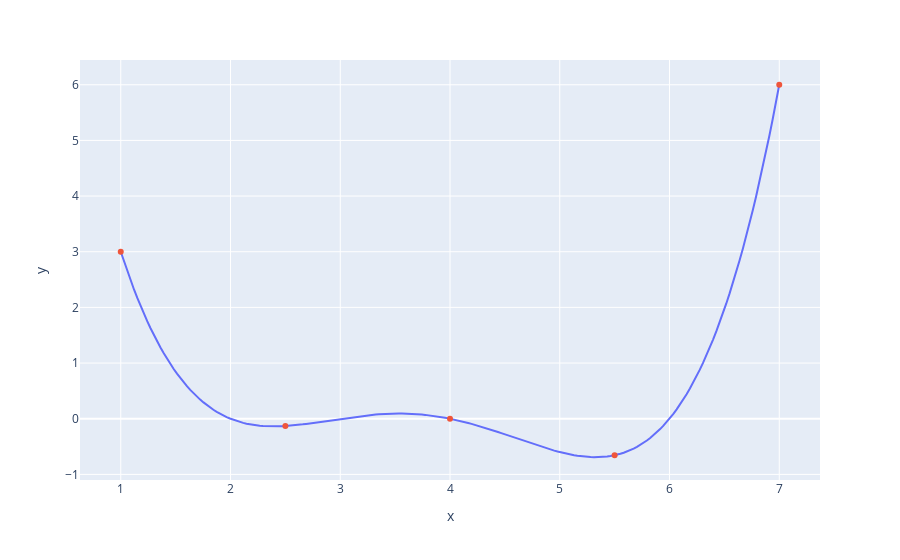

This figure's notebook cell:
### Markdown cell above
This process is essentially the same as before where we made a graphical plot, it's just that we're only looking at 20 selected points.

### Code cell
xs = np.linspace(1, 7, 200)
sparse_xs = np.linspace(1, 7, 5)

ys = arbitrary(xs)
sparse_ys = arbitrary(sparse_xs)

fig = px.line(x = xs, y = arbitrary(xs))
fig.add_scatter(x = sparse_xs, y = arbitrary(sparse_xs), mode = "markers")
fig.update_layout(showlegend= False)
fig.show()

### Figure 1 — Plotly figure (JSON) as saved in the notebook; plotly's stock layout.template omitted (floating-point values rounded to 4 significant figures; data arrays with more than 128 entries replaced by an {"elided": "..."} marker saying what was removed)
{"data": [{"hovertemplate": "x=%{x}<br>y=%{y}<extra></extra>", "legendgroup": "", "line": {"color": "#636efa", "dash": "solid"}, "marker": {"symbol": "circle"}, "mode": "lines", "name": "", "orientation": "v", "showlegend": false, "type": "scatter", "x": {"elided": "200 float values"}, "xaxis": "x", "y": {"elided": "200 float values"}, "yaxis": "y"}, {"mode": "markers", "type": "scatter", "x": [1, 2.5, 4, 5.5, 7], "y": [3, -0.1313, 0, -0.6562, 6]}], "layout": {"autosize": true, "legend": {"tracegroupgap": 0}, "margin": {"t": 60}, "showlegend": false, "xaxis": {"anchor": "y", "autorange": true, "domain": [0, 1], "range": [0.6161, 7.384], "title": {"text": "x"}, "type": "linear"}, "yaxis": {"anchor": "x", "autorange": true, "domain": [0, 1], "range": [-1.172, 6.515], "title": {"text": "y"}, "type": "linear"}}}
